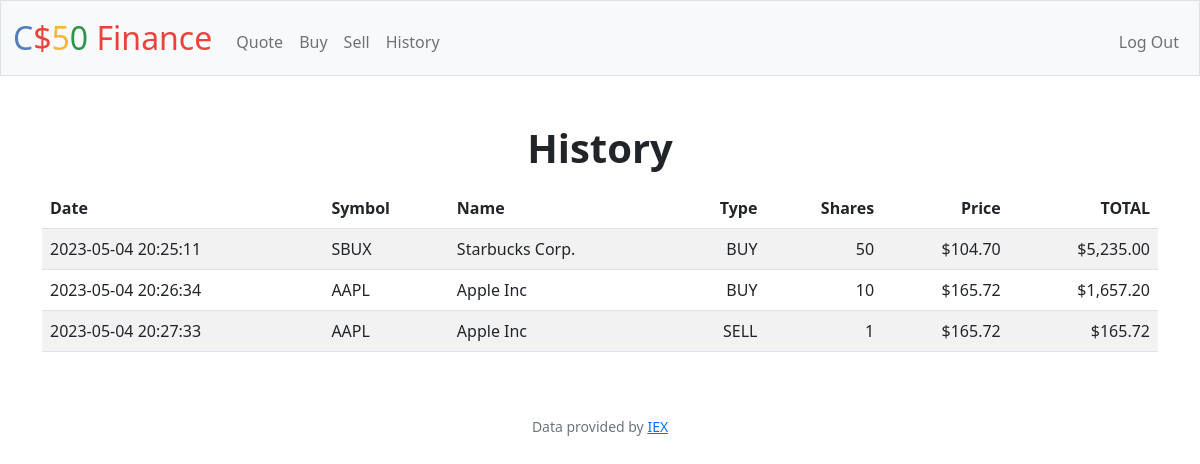
Screenshot of /history (signed in) with the database file from the repository.
### tables this page shows
CREATE TABLE transactions (user_id INTEGER, transaction_id INTEGER PRIMARY KEY AUTOINCREMENT NOT NULL, date TEXT NOT NULL, stock_symbol TEXT NOT NULL, stock_name TEXT NOT NULL, price_per_share NUMERIC NOT NULL, quantity INTEGER NOT NULL, type TEXT NOT NULL, FOREIGN KEY(user_id) REFERENCES users(id));

### app.py (the view)
@app.route("/history")
@login_required
def history():
    user_id = session["user_id"]
    history_data = db.execute("SELECT * FROM transactions "
                              "WHERE user_id = ?", user_id)
    for stock in history_data:
        stock["stock_sum"] = usd(float(
            stock["price_per_share"]) * int(stock["quantity"]))
        stock["price_per_share"] = usd(stock["price_per_share"])
    return render_template("history.html", history_data=history_data)

### app.py (called while the page is built)
@app.after_request
def after_request(response):
    response.headers["Cache-Control"] = "no-cache, no-store, must-revalidate"
    response.headers["Expires"] = 0
    response.headers["Pragma"] = "no-cache"
    return response

### helpers.py (called while the page is built)
def login_required(f):
    @wraps(f)
    def decorated_function(*args, **kwargs):
        if session.get("user_id") is None:
            return redirect("/login")
        return f(*args, **kwargs)
    return decorated_function

def usd(value):
    return f"${value:,.2f}"

### templates/history.html (shortened to what this page needs)
{% extends "layout.html" %}
{% block main %}
    <h1 class="h1 fw-bold mb-3">History</h1>
    <div class="container mw-80">
        <table class="table table-striped">
            <thead>
                <tr>
                    <th scope="col" class="text-start">Date</th>
                    <th scope="col" class="text-start">Symbol</th>
                    <th scope="col" class="text-start">Name</th>
                    <th scope="col" class="text-end">Type</th>
                    <th scope="col" class="text-end">Shares</th>
                    <th scope="col" class="text-end">Price</th>
                    <th scope="col" class="text-end">TOTAL</th>
                </tr>
            </thead>
            <tbody class="border-top">
                {% for data in history_data  %}
                <tr>
                    <td class="text-start">{{ data["date"] }}</td>
                    <td class="text-start">{{ data["stock_symbol"] }}</td>
                    <td class="text-start">{{ data["stock_name"] }}</td>
                    <td class="text-end">{{ data["type"] }}</td>
                    <td class="text-end">{{ data["quantity"] }}</td>
                    <td class="text-end">{{ data["price_per_share"] }}</td>
                    <td class="text-end">{{ data["stock_sum"] }}</td>
                </tr>
                {% endfor %}
            </tbody>
        </table>
    </div>
{% endblock %}

### static/styles.css (style rules this page uses)
.border-top { border-top: 0px solid #1c1c1c !important; }

### rows the page displays
transactions: date "2023-05-04 20:25:11", stock_symbol "SBUX", stock_name "Starbucks Corp.", type "BUY", quantity "50", price_per_share "$104.70", stock_sum "$5,235.00"
transactions: date "2023-05-04 20:26:34", stock_symbol "AAPL", stock_name "Apple Inc", type "BUY", quantity "10", price_per_share "$165.72", stock_sum "$1,657.20"
transactions: date "2023-05-04 20:27:33", stock_symbol "AAPL", stock_name "Apple Inc", type "SELL", quantity "1", price_per_share "$165.72", stock_sum "$165.72"
